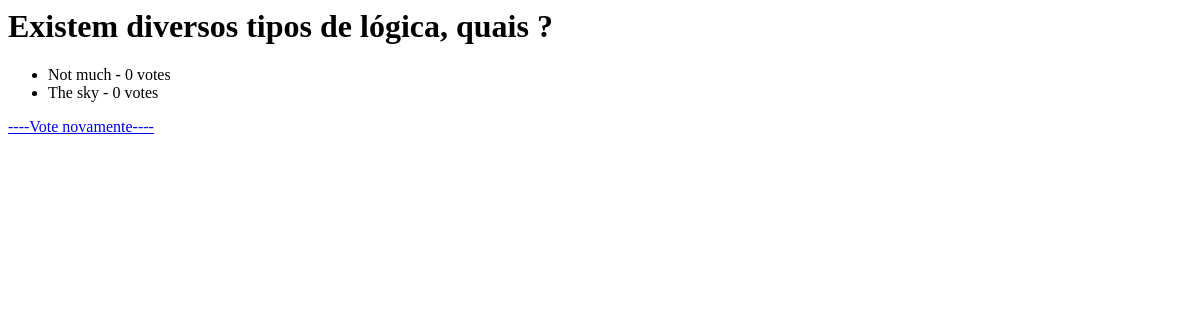
The app's page /polls/1/results/, older data.
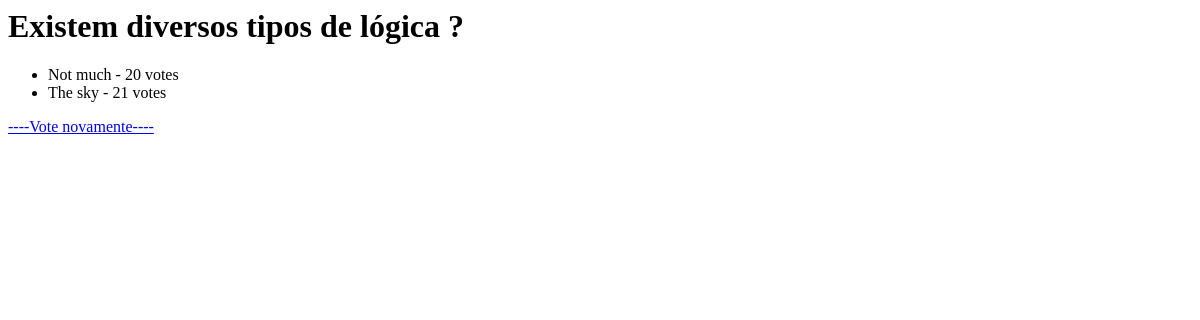
The same page, newer data.
### polls/models.py (models this page shows, shortened)
class Question(models.Model):
    question_text = models.CharField(max_length=200)
    pub_date = models.DateTimeField(default=timezone.now)

class Choice(models.Model):
    question = models.ForeignKey(Question, on_delete=models.CASCADE)
    choice_text = models.CharField(max_length=200)
    votes = models.IntegerField(default=0)

### polls/views.py (the view)
# urls.py: path('<int:pk>/results/', views.ResultsView.as_view(), name='results'),
class ResultsView(generic.DetailView):
    model = Question
    template_name = 'polls/results.html'

### polls/templates/polls/results.html
<h1>{{ question.question_text }}</h1>
<ul>
{% for choice in question.choice_set.all %}
    <li>{{ choice.choice_text }} - {{ choice.votes }} vote{{ choice.votes|pluralize }}</li>
{% endfor %}
</ul>
<a href="{% url 'polls:detail' question.id %}"> ----Vote novamente----   </a>

Row changes from the older to the newer data that the page shows:
changed Question: question_text "Existem diversos tipos de lógica, quais ?" → "Existem diversos tipos de lógica ?"
changed Choice "Not much": votes "0" → "20"
changed Choice "The sky": votes "0" → "21"
